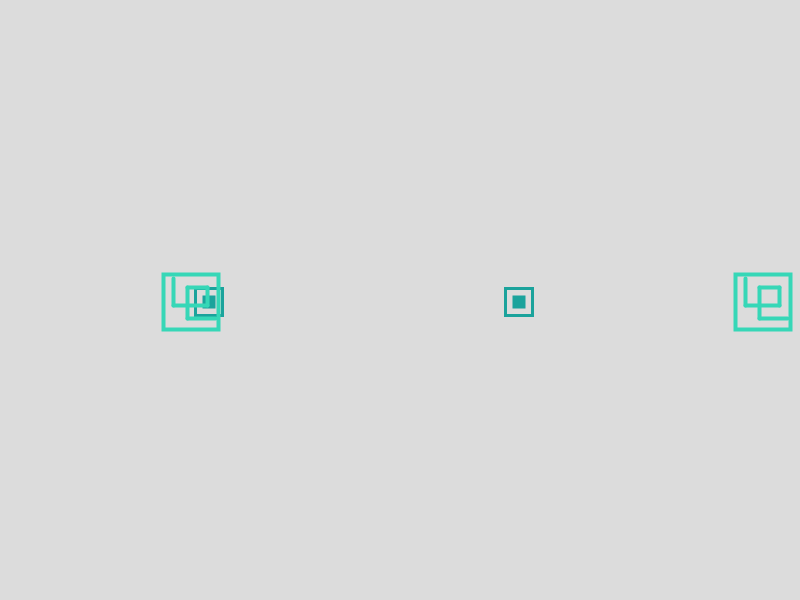
Frame 1 (no input)
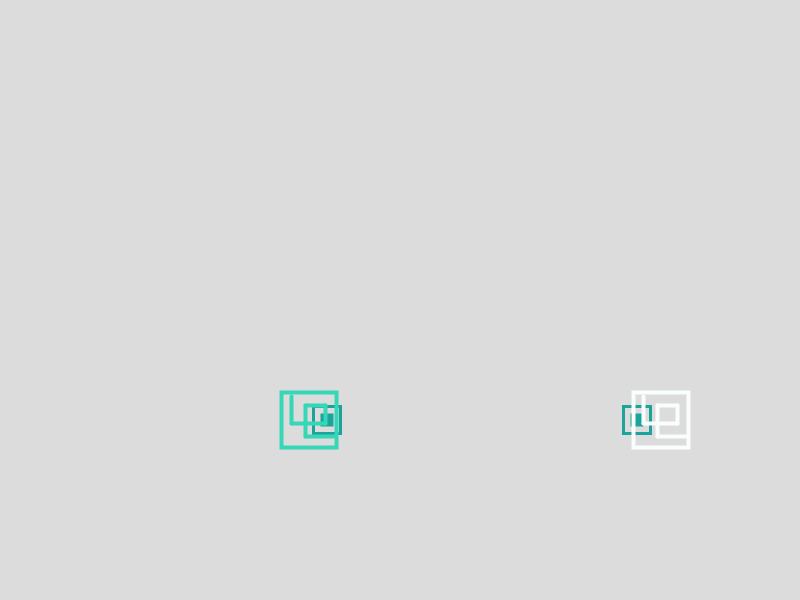
Frame 60 (the mouse pressed at the canvas centre just before this capture)
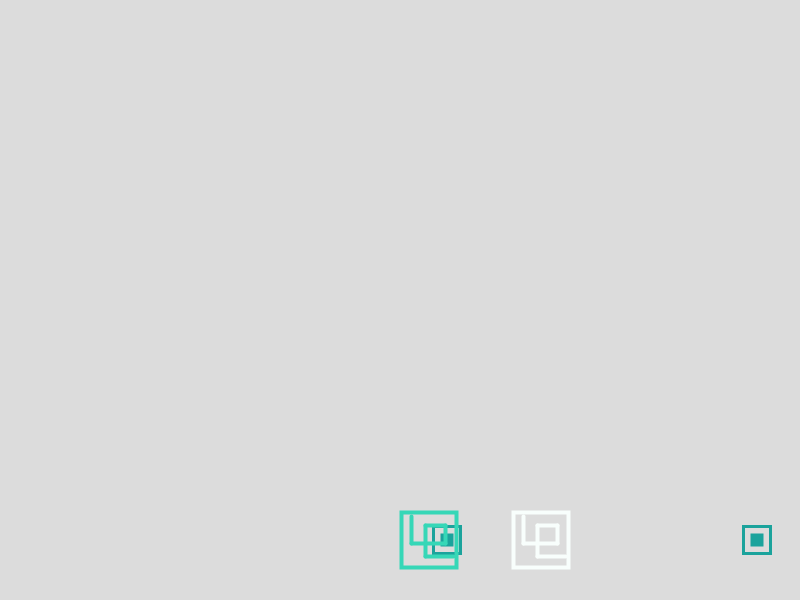
Frame 120 (the mouse held since frame 60 and released just before this capture)

The Processing sketch that drew these frames (run headless with seeded random() and noise(); from frame 60 on, the mouse is pressed at the canvas centre):

// Processing sketch: s07e00elenaerrazuriz
// ── s07e00elenaerrazuriz.pde
//Expresión Digital II - Diseño Digital - UDD - 2016
// M. Elena Errázuriz
//s07e00elenaerrazuriz

/*
El código muestra cuatro elementos, que rebotan de los
 bordes de la composición cíclicamente. Sus colores van variando luego de cada bote según las tonallidades en degradé
 de dos colores previamente elegidos.
 */

Elena[] o = new Elena[2];
Elena[] p = new Elena[2];

void setup() {

  size(800, 600);                                               //Tamaño del canvas
  for (int i = 0; i < o.length; i++) {
    o[i] = new Elena( (int)random(0, width));
  }
  for (int j = 0; j < p.length; j++) {
    p[j] = new Elena( (int)random(0, width));
  }
}

void draw() {

  background(220);                                               //Determinar color de fondo del canvas
  for (int i = 0; i < o.length; i ++) {
    o[i].mover();
    o[i].borde();
    o[i].cuadradito();
    o[i].cuadrado();
  }
  for (int j = 0; j < p.length; j ++) {
    p[j].mover();
    p[j].borde();
    p[j].cGrande();
    p[j].espiral();
  }
}
// ── Objeto.pde
class Elena {
  int x, y, a, d;                                                 //Declarar variable
  int velx = 2;                                                   //Declarar variable velocidad eje x
  int vely = 2;                                                   //Declarar variable velocidad eje y
  float amt;                                                      //Declarar variable lerpColor

  color bl, ng, tu, sg, c1, c2;                                   //Declarar variables de color

  //Constructor
  Elena (int x) {
    rectMode(CENTER);                                             //Definir que todos los cuadrados se dibujen desde el centro
    d = 60;                                                       //Inicializar variable d
    this.x = x;                                                        //Inicializar variable x
    a = 55;                                                       //Valor tamaño cuadrados
    y = height / 2;                                               //Inicializar variable y

    bl = color(255);                                              //Inicializar variable color
    ng = color(0);                                                //Inicializar variable color
    tu = color(54, 215, 183);                                     //Inicializar variable color
    sg = color(27, 163, 156);                                     //Inicializar variable color
    c1 = tu;                                                      //Inicializar variable color
    c2 = sg;                                                      //Inicializar variable color
  }


  void mover() {
    x += velx;                                                    //Avanzar espacios en x según la variable de velocidad
    y += vely;                                                    //Avanzar espacios en y según la variable de velocidad
  }

  void borde() {
    /*
  Colores en eje X y determinar el margen del canvas para que la figura rebote justo al bordey su velocidad
     */
    if (x > width - d / 2 || x < d / 2) {                         //Si x en las figuras cumple con las condiciones dadas
      velx *= -1;                                                 //la velocidad, cada vez que llega al final, se multiplica por '-', por lo que hace el recorrido de vuelta
      amt = map(x, 0, width, 0, 1);                               //Determinar el comportameinto de la función amt, con sus mínimos y máximos
      c1 = lerpColor(tu, bl, amt);                                //Determinar los dos colores en los cuales se hará el dergradé
      c2 = lerpColor(sg, ng, amt);                                //Determinar los dos colores en los cuales se hará el dergradé
    } 

    /*
  Colores en eje Y y determinar el margen del canvas para que la figura rebote justo al bordey su velocidad
     */
    if ( y > height - d / 2 || y < d / 2) {                       //Si y en las figuras cumple con las condiciones dadas
      vely *= -1;                                                 //la velocidad, cada vez que llega al final, se multiplica por '-', por lo que hace el recorrido de vuelta
      amt = map(x, 0, width, 0, 1);                               //Determinar el comportameinto de la función amt, con sus mínimos y máximos
      c1 = lerpColor(tu, bl, amt);                                //Determinar los dos colores en los cuales se hará el dergradé
      c2 = lerpColor(sg, ng, amt);                                //Determinar los dos colores en los cuales se hará el dergradé
    }
  }

  void cuadradito() {               //Función de nombre cuadradito, con tres variables  

    fill(c2);                                                     //Color turquesa más transparencia
    noStroke();                                                   //Figuras sin líneas
    rect(x, y, a / 4, a / 4);                         //Coordenadas de posición y tamaño para el cuadrado, el último gobernado por función map
  }

  void cuadrado() {                 //Función de nombre tres, con cuatro variables  

    noFill();                                                     //Figuras sin relleno
    stroke(c2);                                                   //Línea negra para la figura
    strokeWeight(3);                                              //con un grosor de 2px
    rect(x, y, a / 2, a / 2);                                 //Coordenadas de posición y tamaño para el cuadrado
  }

  void cGrande() {                   //Función de nombre cGrande que consta de cuatro variables

    strokeWeight(4);                                              //Grosor de la línea determinado por el map      
    noFill();                                                     //Figuras sin relleno
    stroke(c1);                                                   //Color negro para las líneas de la figura
    rect(x, y, a, a);                                   //Coordenadas y tamaño para el cuadrado
  }

  void espiral() {                              //Función de nombre espiral que consta de dos variables

    stroke(c1);                                                   //Color sea green de la línea
    strokeWeight(4);                                              //Grosor de la línea controlado por la función map
    line(x - 4, y + 16, x + 24, y + 16);              //Línea horizontal conectada al lado derecho del cuadrado
    line(x - 4, y + 16, x - 4, y - 15);               //Línea vertical originada de la anterior                    
    line(x - 4, y - 15, x + 16, y - 15);              //Línea horizontal originada de la anterior vertical                      
    line(x + 16, y - 15, x + 16, y + 3);              //Línea vertical                   
    line(x + 16, y + 3, x - 18, y + 3);               //Línea horizontal final, interior del espiral
    line(x - 18, y + 3, x - 18, y - 24);              //Líena vertical hacia arriba, hasta llegar al borde superior del cuadrado
  }
}
